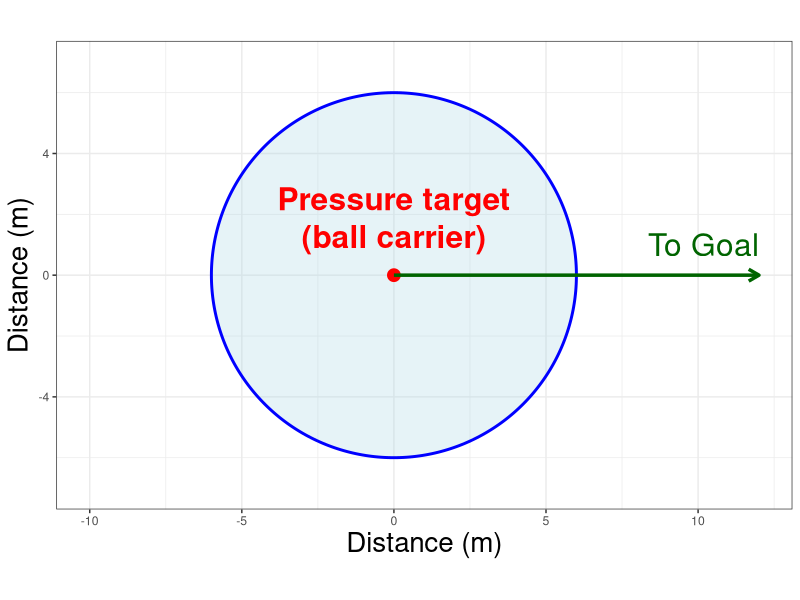
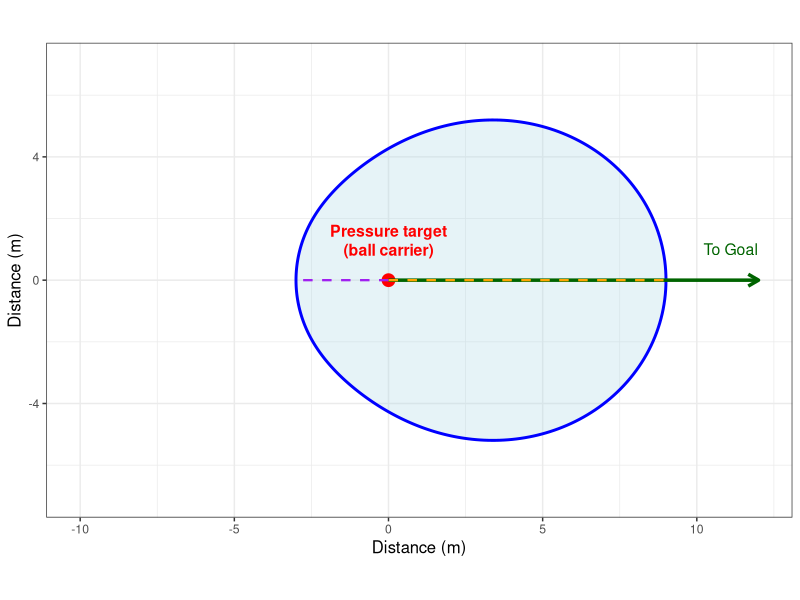

Here is the R script that generated these plots, in order: (Note: this script raises an error after producing the figures.)
## ---- chunk 1
#| fig-width: 16
#| fig-asp: 0.6
#| fig-align: center

library(ggtext)
library(ggforce)
library(patchwork)

circle_plot <- ggplot() +
  geom_circle(aes(x0 = 0, y0 = 0, r = 6), 
              fill = "lightblue", alpha = 0.3, color = "blue", linewidth = 1) +
  geom_point(aes(x = 0, y = 0), color = "red", size = 4) +
  geom_richtext(aes(x = 0, y = 0.5), 
                label = "Pressure target<br>(ball carrier)", 
                color = "red", size = 8, fontface = "bold", 
                fill = NA, label.color = NA, vjust = 0) +
  geom_segment(aes(x = 0, y = 0, xend = 12, yend = 0), 
               arrow = arrow(length = unit(0.3, "cm")), 
               color = "darkgreen", linewidth = 1.2) +
  geom_text(aes(x = 12, y = 1), label = "To Goal", hjust = 1, size = 8, color = "darkgreen") +
  coord_equal() +
  xlim(-10, 12) +
  ylim(-7, 7) +
  labs(x = "Distance (m)", y = "Distance (m)") +
  theme_bw() +
  theme(axis.title = element_text(size = 20))

circle_plot
## ---- chunk 2
#| fig-width: 12
#| fig-asp: 0.5
#| fig-align: center

library(ggtext)
library(ggforce)
library(patchwork)
library(data.table)

Dfront <- 9
Dback <- 3
n_points <- 360

# Create oval coordinates
angles <- seq(0, 2*pi, length.out = n_points)
formula_angles <- angles + pi
z <- (1 - cos(formula_angles)) / 2
L <- Dback + (Dfront - Dback) * (z^3 + 0.3 * z) / 1.3
x <- L * cos(angles)
y <- L * sin(angles)

oval_coords <- data.table(x = x, y = y)

oval_plot <- ggplot() +
  geom_polygon(data = oval_coords, aes(x = x, y = y), 
               fill = "lightblue", alpha = 0.3, color = "blue", linewidth = 1) +
  geom_point(aes(x = 0, y = 0), color = "red", size = 4) +
  geom_richtext(aes(x = 0, y = 0.5), 
                label = "Pressure target<br>(ball carrier)", 
                color = "red", size = 4, fontface = "bold", 
                fill = NA, label.color = NA, vjust = 0) +
  geom_segment(aes(x = 0, y = 0, xend = 12, yend = 0), 
               arrow = arrow(length = unit(0.3, "cm")), 
               color = "darkgreen", linewidth = 1.2) +
  geom_text(aes(x = 12, y = 1), label = "To Goal", hjust = 1, size = 4, color = "darkgreen") +
  geom_segment(aes(x = 0, y = 0, xend = 9, yend = 0), color = "orange", linetype = "dashed", linewidth = 0.8) +
  geom_segment(aes(x = 0, y = 0, xend = -3, yend = 0), color = "purple", linetype = "dashed", linewidth = 0.8) +
  coord_equal() +
  xlim(-10, 12) +
  ylim(-7, 7) +
  labs(x = "Distance (m)", y = "Distance (m)") +
  theme_bw() +
  theme(axis.title = element_text(size = 12))

oval_plot
## ---- chunk 3
#| out-width: "100%"

knitr::include_graphics("pressure_angle.png")
## ---- chunk 4
#| out-width: "100%"

knitr::include_graphics("model_summary.png")
## ---- chunk 5
#| fig-width: 20
#| fig-align: center

knitr::include_graphics("test_model_summary.png")
## ---- chunk 6
#| out-width: "100%"

knitr::include_graphics("diverging_plot.png")
## ---- chunk 7
#| fig.align: "center"
#| out-width: "110%"

knitr::include_graphics("ppda_plot.png")
## ---- chunk 8
#| fig.align: "center"
#| out-width: "100%"

knitr::include_graphics("turnover_start_type.png")
## ---- chunk 9
#| echo: false
library(knitr)

features <- data.frame(
  Feature = c("ball_carrier_x", "ball_carrier_y", "n_pressing_defenders", 
              "max_passing_options", "avg_approach_velocity", "poss_third_start",
              "game_state", "start_type", "incoming_high_pass", 
              "incoming_pass_distance_received", "incoming_pass_range_received",
              "organised_defense", "dist_to_nearest_sideline", "dist_to_nearest_endline",
              "dist_to_attacking_endline", "dist_to_defensive_endline", 
              "dist_to_attacking_goal", "minutes_remaining_half",
              "minutes_remaining_game", "ball_carrier_direction", "ball_carrier_speed",
              "penalty_area", "n_defenders_within_10m", "n_defenders_within_15m",
              "n_defenders_within_20m", "n_defenders_within_25m"),
  
  Description = c("x-coordinate of ball carrier at press start", 
                  "y-coordinate of ball carrier at press start",
                  "Number of unique defenders who were actively pressing",
                  "Number of available passing options for ball carrier",
                  "Average speed of pressing defenders (m/s)",
                  "Pitch third where press begins",
                  "Current match status (winning/drawing/losing)",
                  "How player gained possession",
                  "Pass received above 1.8m height",
                  "Distance of received pass (m)",
                  "Range category of received pass",
                  "Defense organized at pass moment",
                  "Distance to nearest sideline (m)",
                  "Distance to nearest endline (m)",
                  "Distance to attacking endline (m)",
                  "Distance to defensive endline (m)",
                  "Distance to attacking goal center (m)",
                  "Minutes left in current half",
                  "Minutes left in match",
                  "Ball carrier direction (degrees)",
                  "Ball carrier speed (m/s)",
                  "Press starts in penalty area",
                  "Defenders within 10m radius",
                  "Defenders within 15m radius",
                  "Defenders within 20m radius",
                  "Defenders within 25m radius"),
  
  Type = c("Numeric", "Numeric", "Numeric", "Numeric", "Numeric", "Categorical",
           "Categorical", "Categorical", "Boolean", "Numeric", "Categorical",
           "Boolean", "Numeric", "Numeric", "Numeric", "Numeric", "Numeric",
           "Numeric", "Numeric", "Numeric", "Numeric", "Boolean", "Numeric",
           "Numeric", "Numeric", "Numeric")
)

kable(features, 
      align = c("l", "l", "c"),
      caption = "Some features used in the model")
## ---- chunk 10
#| fig.align: "center"
#| out-width: "110%"

knitr::include_graphics("calibration_plot_slides.png")
## ---- chunk 11
#| out-width: "100%"
#| fig.align: "center"

knitr::include_graphics("pressing_vs_pressed_plot.png")
